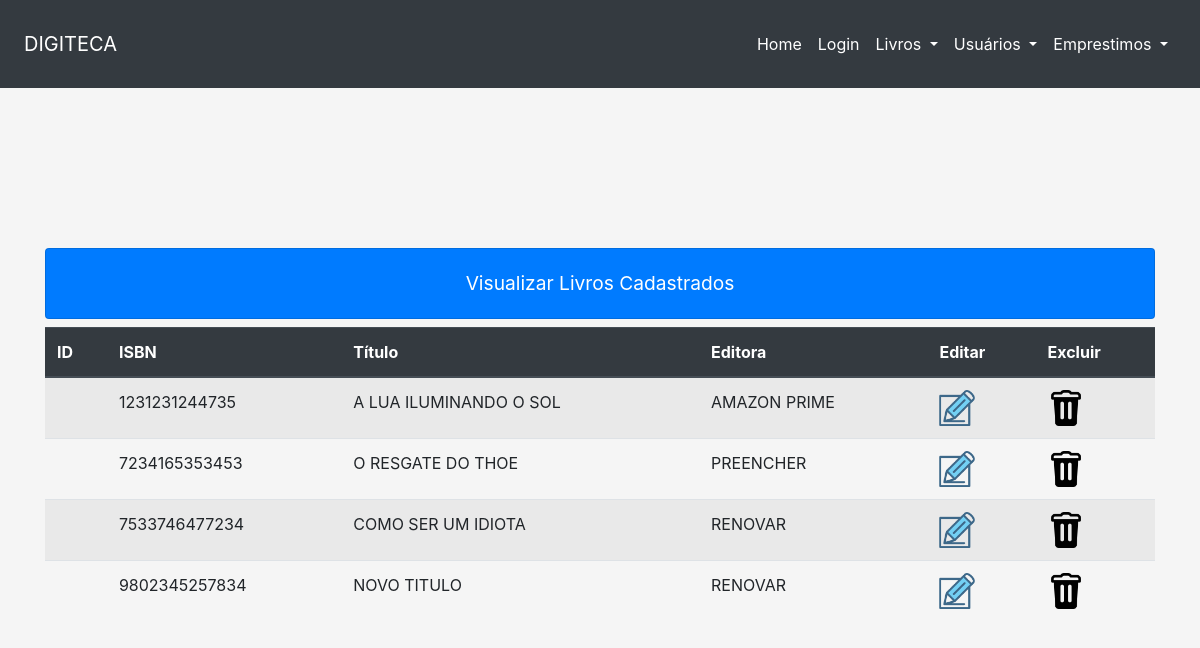
Page /visLivros.php on the earlier database version.
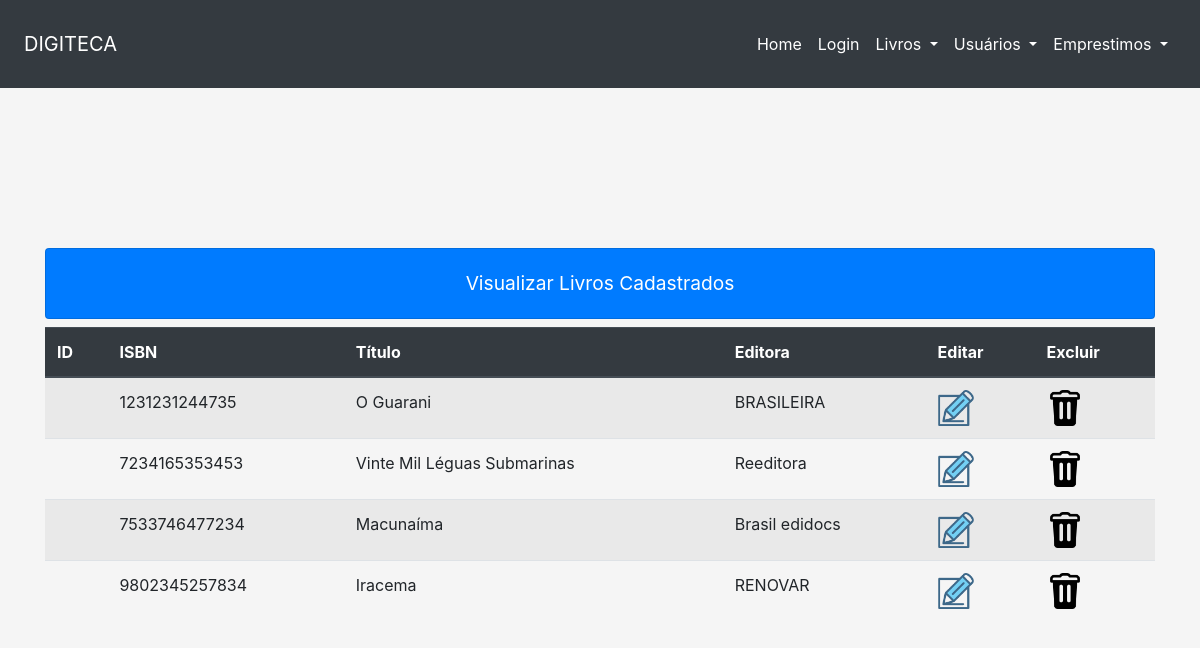
Same page on the later database version.
### tables this page shows
CREATE TABLE `LIVROS` (
  `ISBN` varchar(13) NOT NULL,
  `AUTOR` varchar(50) DEFAULT NULL,
  `TITULO` varchar(100) DEFAULT NULL,
  `DESCRICAO` varchar(1000) DEFAULT NULL,
  `GENERO` varchar(20) DEFAULT NULL,
  `UNIDADES_DISPONIVEIS` int(11) DEFAULT NULL,
  `EDITORA` varchar(50) DEFAULT NULL,
  `ANO_PUBLICACAO` date DEFAULT NULL
);

### visLivros.php (the view, shortened to what this page needs)
<?php include('layout/navbar.php'); ?>
    <div class="container">
        <div class="card text-white bg-primary mb-2" style="margin-top: 10rem;">
            <div class="card-body">
                <div class="text-center" style="font-size: 1.2em;">Visualizar Livros Cadastrados</div>
            </div>
        </div>
        <?php
            require_once('conexao/conexao.php');
            $comandoSQL = "SELECT * FROM LIVROS";
            $select = $conexao->query($comandoSQL);
            $resultado = $select->fetchAll();
            if($resultado) {
        ?>
                <div class="table table-responsive-sm">
                    <table class="table table-striped">
                        <thead class="thead-dark">
                            <tr>
                                <th scope="col">ID</th>
                                <th scope="col">ISBN</th>
                                <th scope="col">Título</th>
                                <th scope="col">Editora</th>
                                <th scope="col">Editar</th>
                                <th scope="col">Excluir</th>
                            </tr>
                        </thead>
                        <tbody>
                            <?php
                                foreach ($resultado as $linha) {
                            ?>
                                <tr>
                                    <td><?php echo $linha["ID"]; ?></td>
                                    <td><?php echo $linha["ISBN"]; ?></td>
                                    <td><?php echo $linha["TITULO"]; ?></td>
                                    <td><?php echo $linha["EDITORA"]; ?></td>
                                    <td><a href="altLivros.php?id=<?php echo "$linha[ID];" ?>"><img src="assets/images/editar.png" widtH="36"></a></td>
                                    <td><a href="excLivros.php?id=<?php echo "$linha[ID];" ?>"><img src="assets/images/excluir.png" width="36"></a></td>
                                </tr>
                            <?php
                                }
                            ?>
                        </tbody>
                    </table>
            <?php
            }
            ?>
        </div>
    </div>

Differences in the rows shown:
changed livros id 1231231244735: TITULO "A LUA ILUMINANDO O SOL" → "O Guarani"; EDITORA "AMAZON PRIME" → "BRASILEIRA"
changed livros id 7234165353453: TITULO "O RESGATE DO THOE" → "Vinte Mil Léguas Submarinas"; EDITORA "PREENCHER" → "Reeditora"
changed livros id 7533746477234: TITULO "COMO SER UM IDIOTA" → "Macunaíma"; EDITORA "RENOVAR" → "Brasil edidocs"
changed livros "RENOVAR": TITULO "NOVO TITULO" → "Iracema"
